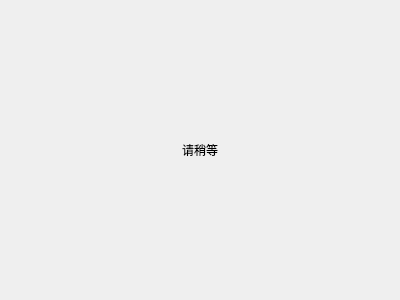
<?xml version="1.0" encoding="UTF-8"?>
<ui version="4.0">
 <class>WaitDialog</class>
 <widget class="QDialog" name="WaitDialog">
  <property name="geometry">
   <rect>
    <x>0</x>
    <y>0</y>
    <width>400</width>
    <height>300</height>
   </rect>
  </property>
  <property name="windowTitle">
   <string>Dialog</string>
  </property>
  <layout class="QVBoxLayout" name="verticalLayout">
   <item>
    <widget class="QLabel" name="waitLabel">
     <property name="text">
      <string>请稍等</string>
     </property>
     <property name="alignment">
      <set>Qt::AlignCenter</set>
     </property>
    </widget>
   </item>
  </layout>
 </widget>
 <resources/>
 <connections/>
</ui>
